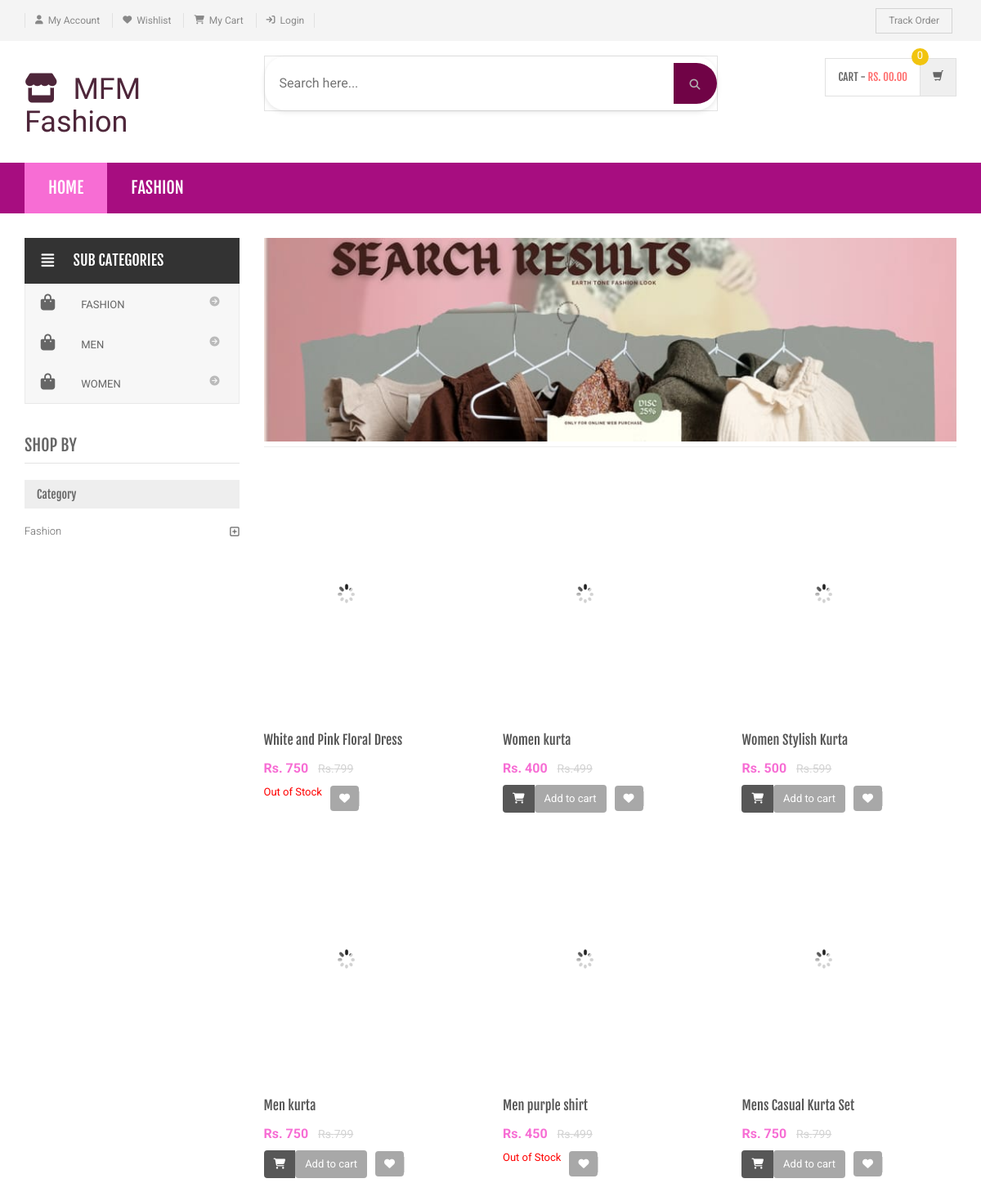
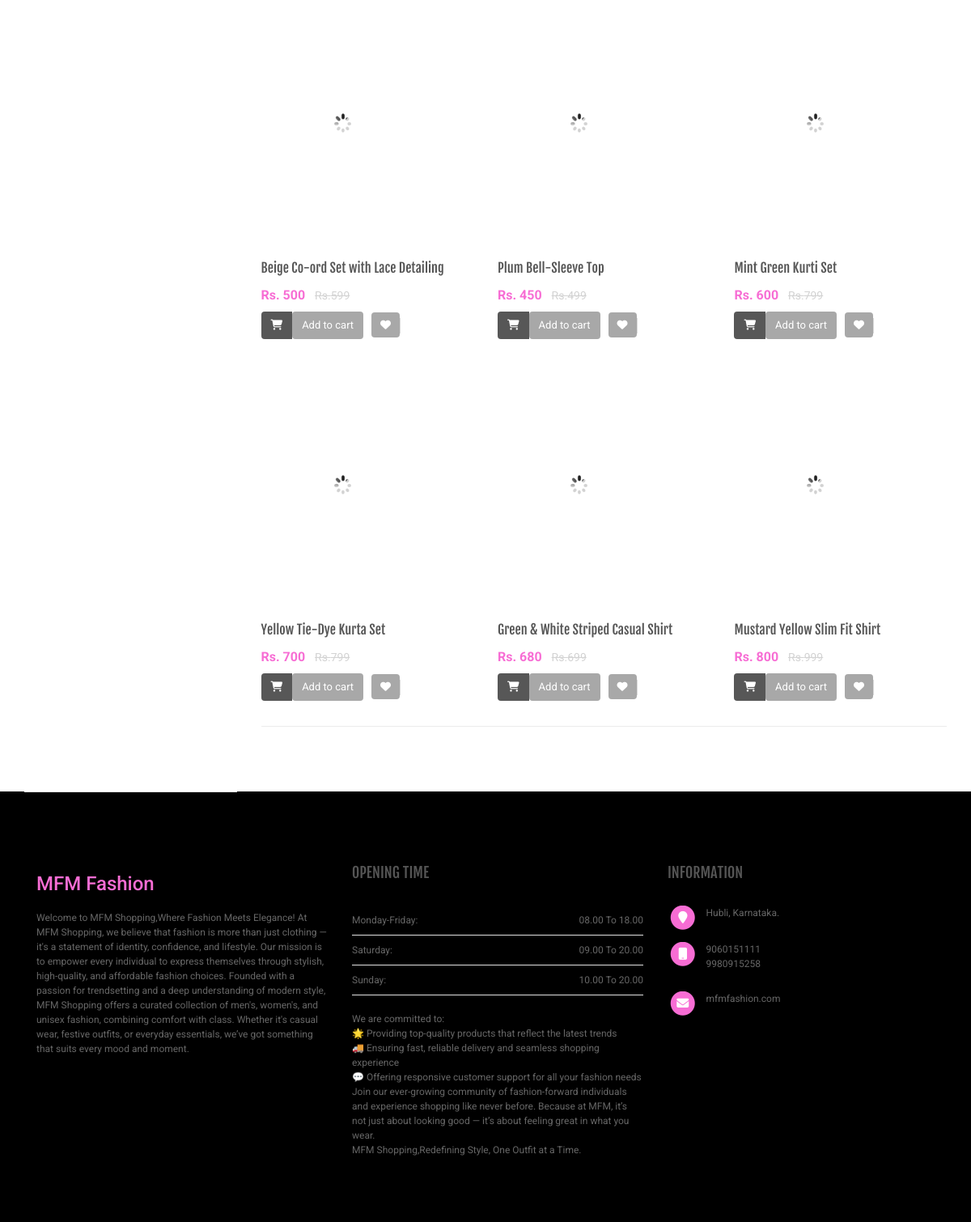
/shopping/search-result.php, run on the app's committed database (2 pictures, top to bottom).
### tables this page shows
CREATE TABLE `category` (
  `id` int(11) NOT NULL,
  `categoryName` varchar(255) DEFAULT NULL,
  `categoryDescription` longtext DEFAULT NULL,
  `creationDate` timestamp NOT NULL DEFAULT current_timestamp(),
  `updationDate` varchar(255) DEFAULT NULL
);

CREATE TABLE `subcategory` (
  `id` int(11) NOT NULL,
  `categoryid` int(11) DEFAULT NULL,
  `subcategory` varchar(255) DEFAULT NULL,
  `creationDate` timestamp NULL DEFAULT current_timestamp(),
  `updationDate` varchar(255) DEFAULT NULL
);

CREATE TABLE `products` (
  `id` int(11) NOT NULL,
  `category` int(11) NOT NULL,
  `subCategory` int(11) DEFAULT NULL,
  `productName` varchar(255) DEFAULT NULL,
  `productCompany` varchar(255) DEFAULT NULL,
  `productPrice` int(11) DEFAULT NULL,
  `productPriceBeforeDiscount` int(11) DEFAULT NULL,
  `productDescription` longtext DEFAULT NULL,
  `productImage1` varchar(255) DEFAULT NULL,
  `productImage2` varchar(255) DEFAULT NULL,
  `productImage3` varchar(255) DEFAULT NULL,
  `shippingCharge` int(11) DEFAULT NULL,
  `productAvailability` varchar(255) DEFAULT NULL,
  `postingDate` timestamp NULL DEFAULT current_timestamp(),
  `updationDate` varchar(255) DEFAULT NULL
);

### shopping/search-result.php (the view, shortened to what this page needs)
<?php
include('includes/config.php');
$find="%{$_POST['product']}%";
?>
<!DOCTYPE html>
<html lang="en">
	<head>
	    <link rel="stylesheet" href="assets/css/bootstrap.min.css">
	    <link rel="stylesheet" href="assets/css/main.css">
	    <link rel="stylesheet" href="assets/css/red.css">
	    <link rel="stylesheet" href="assets/css/owl.carousel.css">
		<link rel="stylesheet" href="assets/css/owl.transitions.css">
		<link href="assets/css/lightbox.css" rel="stylesheet">
		<link rel="stylesheet" href="assets/css/animate.min.css">
		<link rel="stylesheet" href="assets/css/rateit.css">
		<link rel="stylesheet" href="assets/css/bootstrap-select.min.css">
		<link rel="stylesheet" href="assets/css/config.css">
		<link href="assets/css/green.css" rel="alternate stylesheet" title="Green color">
		<link href="assets/css/blue.css" rel="alternate stylesheet" title="Blue color">
		<link href="assets/css/red.css" rel="alternate stylesheet" title="Red color">
		<link href="assets/css/orange.css" rel="alternate stylesheet" title="Orange color">
		<link href="assets/css/dark-green.css" rel="alternate stylesheet" title="Darkgreen color">
		<link rel="stylesheet" href="assets/css/font-awesome.min.css">
	</head>
    <body class="cnt-home">
<header class="header-style-1">
<?php include('includes/top-header.php');?>
<?php include('includes/main-header.php');?>
<?php include('includes/menu-bar.php');?>
</header>
<div class="body-content outer-top-xs">
	<div class='container'>
		<div class='row outer-bottom-sm'>
			<div class='col-md-3 sidebar'>
<div class="side-menu animate-dropdown outer-bottom-xs">
<div class="side-menu animate-dropdown outer-bottom-xs">
    <div class="head"><i class="icon fa fa-align-justify fa-fw"></i>Sub Categories</div>
    <nav class="yamm megamenu-horizontal" role="navigation">
        <ul class="nav">
            <li class="dropdown menu-item">
              <?php $sql=mysqli_query($con,"select id,subcategory  from subcategory");
while($row=mysqli_fetch_array($sql))
{
    ?>
                <a href="sub-category.php?scid=<?php echo $row['id'];?>" class="dropdown-toggle"><i class="icon fa fa-shopping-bag fa-fw"></i>
                <?php echo $row['subcategory'];?></a>
                <?php }?>
</li>
</ul>
    </nav>
</div>
</div>
	            <div class="sidebar-module-container">
	            	<h3 class="section-title">shop by</h3>
	            	<div class="sidebar-filter">
<div class="sidebar-widget wow fadeInUp outer-bottom-xs ">
	<div class="widget-header m-t-20">
		<h4 class="widget-title">Category</h4>
	</div>
	<div class="sidebar-widget-body m-t-10">
	         <?php $sql=mysqli_query($con,"select id,categoryName  from category");
while($row=mysqli_fetch_array($sql))
{
    ?>
		<div class="accordion">
	    	<div class="accordion-group">
	            <div class="accordion-heading">
	                <a href="category.php?cid=<?php echo $row['id'];?>"  class="accordion-toggle collapsed">
	                   <?php echo $row['categoryName'];?>
	                </a>
	            </div>
	        </div>
	    </div>
	    <?php } ?>
	</div>
</div>
	            	</div>
	            </div>
            </div>
			<div class='col-md-9'>
	<div id="category" class="category-carousel hidden-xs">
		<div class="item">
			<div class="image">
				<img src="assets/images/banners/cat-ban-1.jpg" alt="" class="img-responsive">
			</div>
		</div>
</div>
				<div class="search-result-container">
					<div id="myTabContent" class="tab-content">
						<div class="tab-pane active " id="grid-container">
							<div class="category-product  inner-top-vs">
								<div class="row">
			<?php
$ret=mysqli_query($con,"select * from products where productName like '$find'");
$num=mysqli_num_rows($ret);
if($num>0)
{
while ($row=mysqli_fetch_array($ret))
{?>
		<div class="col-sm-6 col-md-4 wow fadeInUp">
			<div class="products">
	<div class="product">
		<div class="product-image">
			<div class="image">
				<a href="product-details.php?pid=<?php echo htmlentities($row['id']);?>"><img  src="assets/images/blank.gif" data-echo="admin/productimages/<?php echo htmlentities($row['id']);?>/<?php echo htmlentities($row['productImage1']);?>" alt="" width="200" height="300"></a>
			</div>
		</div>
		<div class="product-info text-left">
			<h3 class="name"><a href="product-details.php?pid=<?php echo htmlentities($row['id']);?>"><?php echo htmlentities($row['productName']);?></a></h3>
			<div class="product-price">
				<span class="price">
					Rs. <?php echo htmlentities($row['productPrice']);?>			</span>
										     <span class="price-before-discount">Rs.<?php echo htmlentities($row['productPriceBeforeDiscount']);?></span>
			</div>
		</div>
					<div class="cart clearfix animate-effect">
				<div class="action">
					<ul class="list-unstyled">
						<li class="add-cart-button btn-group">
					<?php if($row['productAvailability']=='In Stock'){?>
										<button class="btn btn-primary icon" data-toggle="dropdown" type="button">
								<i class="fa fa-shopping-cart"></i>
							</button>
							<a href="category.php?page=product&action=add&id=<?php echo $row['id']; ?>">
							<button class="btn btn-primary" type="button">Add to cart</button></a>
								<?php } else {?>
							<div class="action" style="color:red">Out of Stock</div>
					<?php } ?>
						</li>
		                <li class="lnk wishlist">
							<a class="add-to-cart" href="category.php?pid=<?php echo htmlentities($row['id'])?>&&action=wishlist" title="Wishlist">
								 <i class="icon fa fa-heart"></i>
							</a>
						</li>
					</ul>
				</div>
			</div>
			</div>
			</div>
		</div>
	  <?php } } else {?>
		<div class="col-sm-6 col-md-4 wow fadeInUp"> <h3>No Product Found</h3>
		</div>
<?php } ?>
										</div>
							</div>
						</div>
				</div>
			</div>
		</div></div>
</div>
</div>
<?php include('includes/footer.php');?>
</body>
</html>

### shopping/includes/menu-bar.php (shortened to what this page needs)
<div class="header-nav animate-dropdown">
    <div class="container">
        <div class="yamm navbar navbar-default" role="navigation">
            <div class="nav-bg-class">
                <div class="navbar-collapse collapse" id="mc-horizontal-menu-collapse">
	<div class="nav-outer">
		<ul class="nav navbar-nav">
			<li class="active dropdown yamm-fw">
				<a href="index.php" data-hover="dropdown" class="dropdown-toggle">Home</a>
			</li>
              <?php $sql=mysqli_query($con,"select id,categoryName  from category limit 6");
while($row=mysqli_fetch_array($sql))
{
    ?>
			<li class="dropdown yamm">
				<a href="category.php?cid=<?php echo $row['id'];?>"> <?php echo $row['categoryName'];?></a>
			</li>
			<?php } ?>
		</ul>
		<div class="clearfix"></div>
	</div>
</div>
            </div>
        </div>
    </div>
</div>

### data on the page
category: categoryName "FASHION", categoryName "Fashion"
subcategory: subcategory "FASHION"
subcategory: subcategory "MEN"
subcategory: subcategory "WOMEN"
products: productName "White and Pink Floral Dress", productPrice "750", productPriceBeforeDiscount "799", productAvailability "Out of Stock"
products: productName "Women kurta", productPrice "400", productPriceBeforeDiscount "499"
products: productName "Women Stylish Kurta", productPrice "500", productPriceBeforeDiscount "599"
products: productName "Men kurta", productPrice "750", productPriceBeforeDiscount "799"
products: productName "Men purple shirt", productPrice "450", productPriceBeforeDiscount "499", productAvailability "Out of Stock"
products: productName "Mens Casual Kurta Set", productPrice "750", productPriceBeforeDiscount "799"
products: productName "Beige Co-ord Set with Lace Detailing", productPrice "500", productPriceBeforeDiscount "599"
products: productName "Plum Bell-Sleeve Top", productPrice "450", productPriceBeforeDiscount "499"
products: productName "Mint Green Kurti Set", productPrice "600", productPriceBeforeDiscount "799"
products: productName "Yellow Tie-Dye Kurta Set", productPrice "700", productPriceBeforeDiscount "799"
products: productName "Green & White Striped Casual Shirt", productPrice "680", productPriceBeforeDiscount "699"
products: productName "Mustard Yellow Slim Fit Shirt", productPrice "800", productPriceBeforeDiscount "999"
